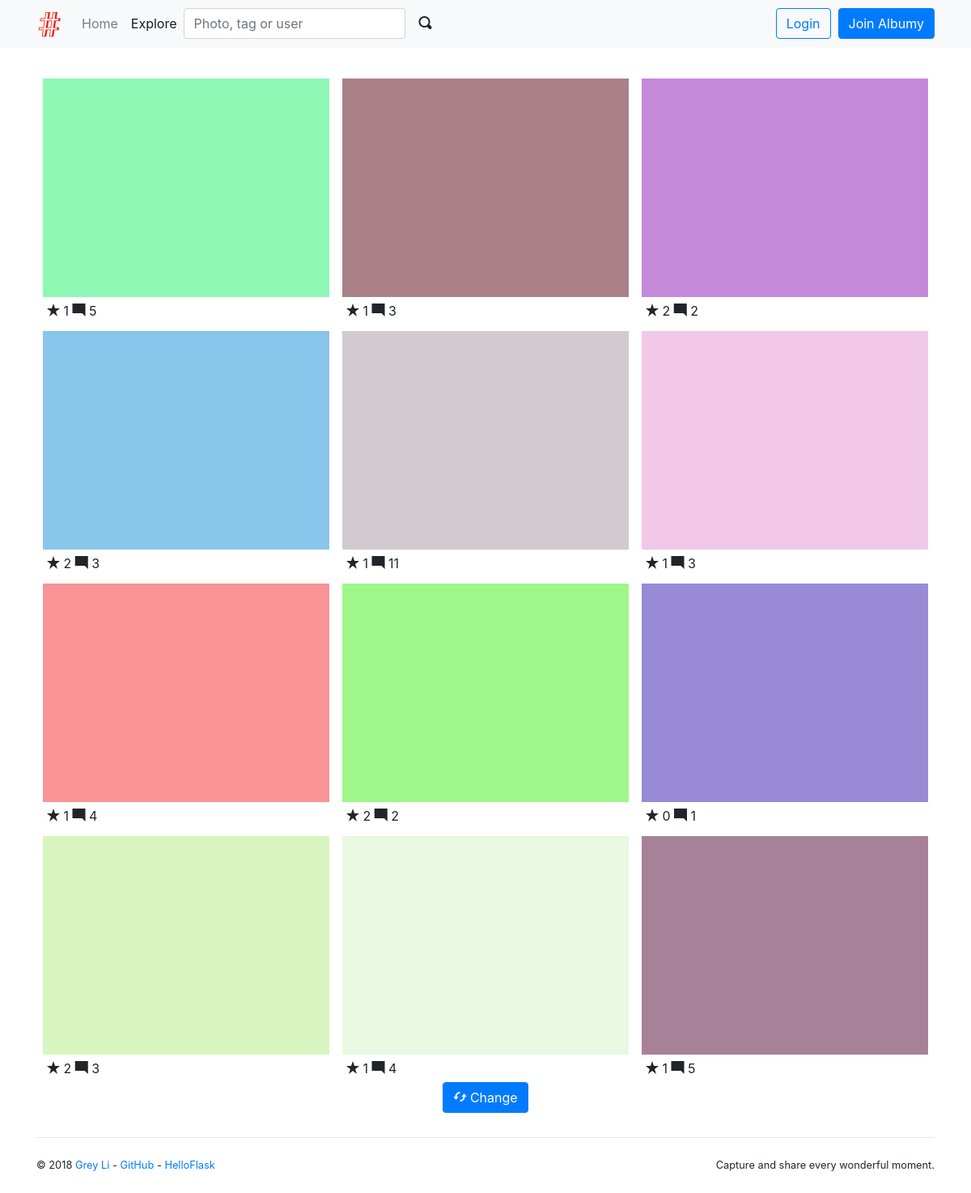
/explore, run on the app's committed database.
### albumy/models.py (models this page shows)
@whooshee.register_model('description')
class Photo(db.Model):
    id = db.Column(db.Integer, primary_key=True)
    description = db.Column(db.String(500))
    filename = db.Column(db.String(64))
    filename_s = db.Column(db.String(64))
    filename_m = db.Column(db.String(64))
    timestamp = db.Column(db.DateTime, default=datetime.utcnow, index=True)
    can_comment = db.Column(db.Boolean, default=True)
    flag = db.Column(db.Integer, default=0)
    author_id = db.Column(db.Integer, db.ForeignKey('user.id'))
    author = db.relationship('User', back_populates='photos')
    comments = db.relationship('Comment', back_populates='photo', cascade='all')
    collectors = db.relationship('Collect', back_populates='collected', cascade='all')
    tags = db.relationship('Tag', secondary=tagging, back_populates='photos')

### albumy/blueprints/main.py (the view)
@main_bp.route('/explore')
def explore():
    photos = Photo.query.order_by(func.random()).limit(12)
    return render_template('main/explore.html', photos=photos)

### albumy/__init__.py (called while the page is built)
def register_template_context(app):
    @app.context_processor
    def make_template_context():
        if current_user.is_authenticated:
            notification_count = Notification.query.with_parent(current_user).filter_by(is_read=False).count()
        else:
            notification_count = None
        return dict(notification_count=notification_count)

### albumy/templates/main/explore.html (shortened to what this page needs)
{% extends 'base.html' %}
{% from 'macros.html' import photo_card with context %}
{% block content %}
    <div class="row">
        <div class="col-md-12">
            {% for photo in photos %}
                {{ photo_card(photo) }}
            {% endfor %}
        </div>
    </div>
    <div class="text-center">
        <a class="btn btn-primary" href="{{ url_for('.explore') }}">
            <span class="oi oi-loop-circular"></span> Change
        </a>
    </div>
{% endblock %}

### albumy/templates/macros.html (shortened to what this page needs)
{% macro photo_card(photo) %}
    <div class="photo-card card">
        <a class="card-thumbnail" href="{{ url_for('main.show_photo', photo_id=photo.id) }}">
            <img class="card-img-top portrait" src="{{ url_for('main.get_image', filename=photo.filename_s) }}">
        </a>
        <div class="card-body">
            <span class="oi oi-star"></span> {{ photo.collectors|length }}
            <span class="oi oi-comment-square"></span> {{ photo.comments|length }}
        </div>
    </div>
{% endmacro %}

### albumy/static/css/style.css (style rules this page uses)
.photo-card { float: left; width: 33.333%; padding: 0.5rem 0.5rem 0 0.5rem; border: 0; }
.photo-card .card-body { padding: 5px; }
.card-thumbnail { position: relative; width: auto; height: 20em; overflow: hidden; }
.card-thumbnail img { position: absolute; left: 50%; top: 50%; height: 100%; width: auto; -webkit-transform: translate(-50%, -50%); -ms-transform: translate(-50%, -50%); transform: translate(-50%, -50%); }
.card-thumbnail img.portrait { width: 100%; height: auto; }
@media (max-width: 1280px) { .card-thumbnail { height: 270px; } }

### data on the page
Photo: filename_s (picture), collectors|length "1", comments|length "5"
Photo: filename_s (picture), collectors|length "1", comments|length "3"
Photo: filename_s (picture), collectors|length "2", comments|length "2"
Photo: filename_s (picture), collectors|length "2", comments|length "3"
Photo: filename_s (picture), collectors|length "1", comments|length "11"
Photo: filename_s (picture), collectors|length "1", comments|length "3"
Photo: filename_s (picture), collectors|length "1", comments|length "4"
Photo: filename_s (picture), collectors|length "2", comments|length "2"
Photo: filename_s (picture), collectors|length "0", comments|length "1"
Photo: filename_s (picture), collectors|length "2", comments|length "3"
Photo: filename_s (picture), collectors|length "1", comments|length "4"
Photo: filename_s (picture), collectors|length "1", comments|length "5"

### other printed values
{{ render_nav_item('main.index', 'Home') }} "Home"
{{ render_nav_item('main.explore', 'Explore') }} "Explore"
